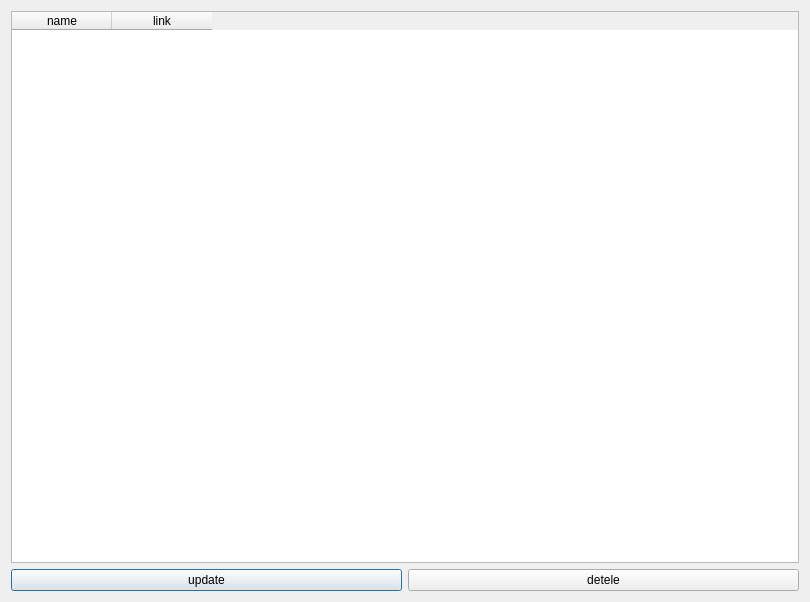
<?xml version="1.0" encoding="UTF-8"?>
<ui version="4.0">
 <class>Dialog</class>
 <widget class="QDialog" name="Dialog">
  <property name="geometry">
   <rect>
    <x>0</x>
    <y>0</y>
    <width>810</width>
    <height>602</height>
   </rect>
  </property>
  <property name="windowTitle">
   <string>Dialog</string>
  </property>
  <layout class="QGridLayout" name="gridLayout_2">
   <item row="0" column="0">
    <layout class="QGridLayout" name="gridLayout">
     <item row="1" column="0">
      <widget class="QPushButton" name="pushButton_2">
       <property name="text">
        <string>update</string>
       </property>
      </widget>
     </item>
     <item row="1" column="1">
      <widget class="QPushButton" name="pushButton">
       <property name="text">
        <string>detele</string>
       </property>
      </widget>
     </item>
     <item row="0" column="0" colspan="2">
      <widget class="QTableWidget" name="tableWidget">
       <column>
        <property name="text">
         <string>name</string>
        </property>
       </column>
       <column>
        <property name="text">
         <string>link</string>
        </property>
       </column>
      </widget>
     </item>
    </layout>
   </item>
  </layout>
 </widget>
 <resources/>
 <connections/>
</ui>
